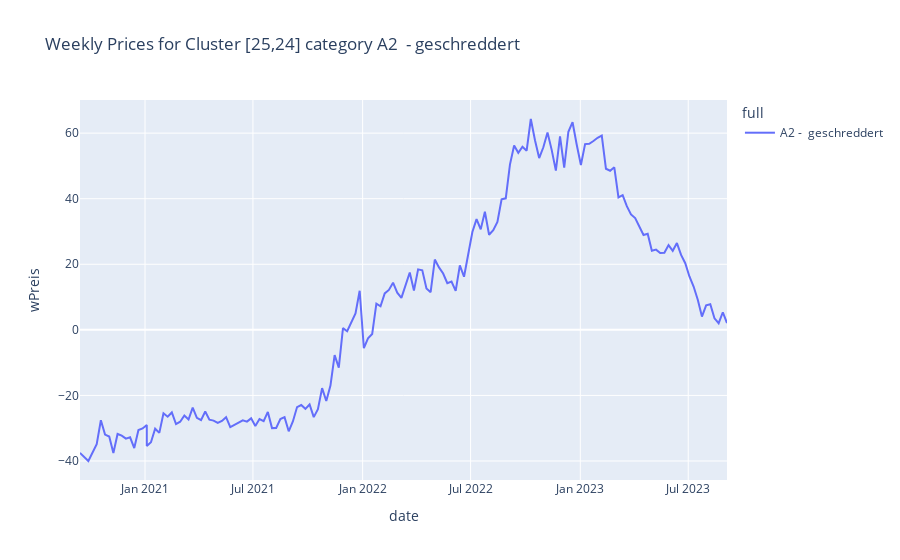

The code cell stored with this chart in its notebook:
### Code cell
fig = px.line(TS1_A2, x='date', y='wPreis', color='full', title='Weekly Prices for Cluster [25,24] category A2  - geschreddert')
fig.show()

### Figure 1 — Plotly figure (JSON) as saved in the notebook; plotly's stock layout.template omitted (floating-point values rounded to 4 significant figures; data arrays with more than 128 entries replaced by an {"elided": "..."} marker saying what was removed)
{"data": [{"hovertemplate": "full=A2 -  geschreddert<br>date=%{x}<br>wPreis=%{y}<extra></extra>", "legendgroup": "A2 -  geschreddert", "line": {"color": "#636efa", "dash": "solid"}, "marker": {"symbol": "circle"}, "mode": "lines", "name": "A2 -  geschreddert", "orientation": "v", "showlegend": true, "type": "scatter", "x": {"elided": "154 str values"}, "xaxis": "x", "y": {"elided": "154 float values"}, "yaxis": "y"}], "layout": {"legend": {"title": {"text": "full"}, "tracegroupgap": 0}, "title": {"text": "Weekly Prices for Cluster [25,24] category A2  - geschreddert"}, "xaxis": {"anchor": "y", "domain": [0, 1], "title": {"text": "date"}}, "yaxis": {"anchor": "x", "domain": [0, 1], "title": {"text": "wPreis"}}}}
